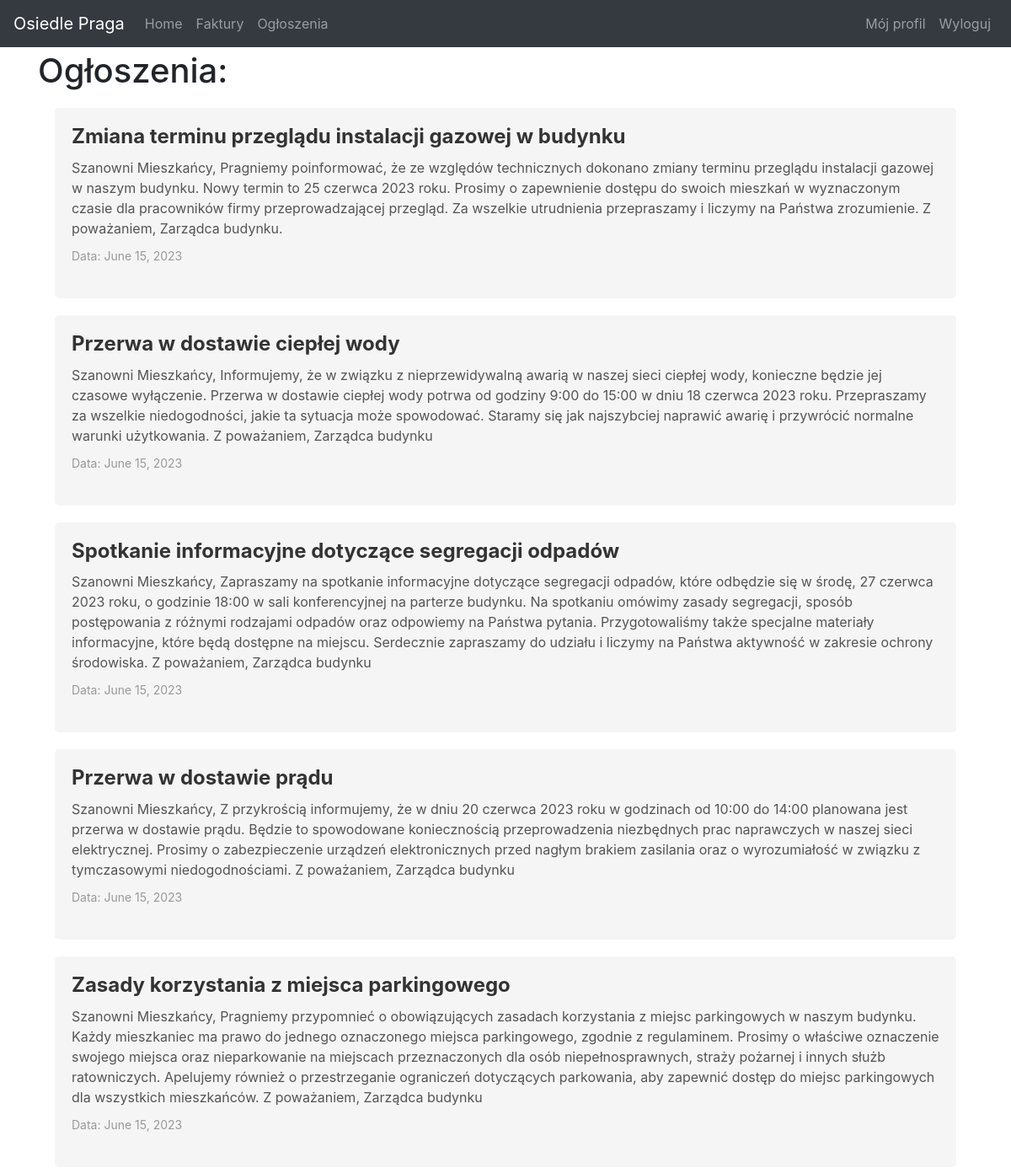
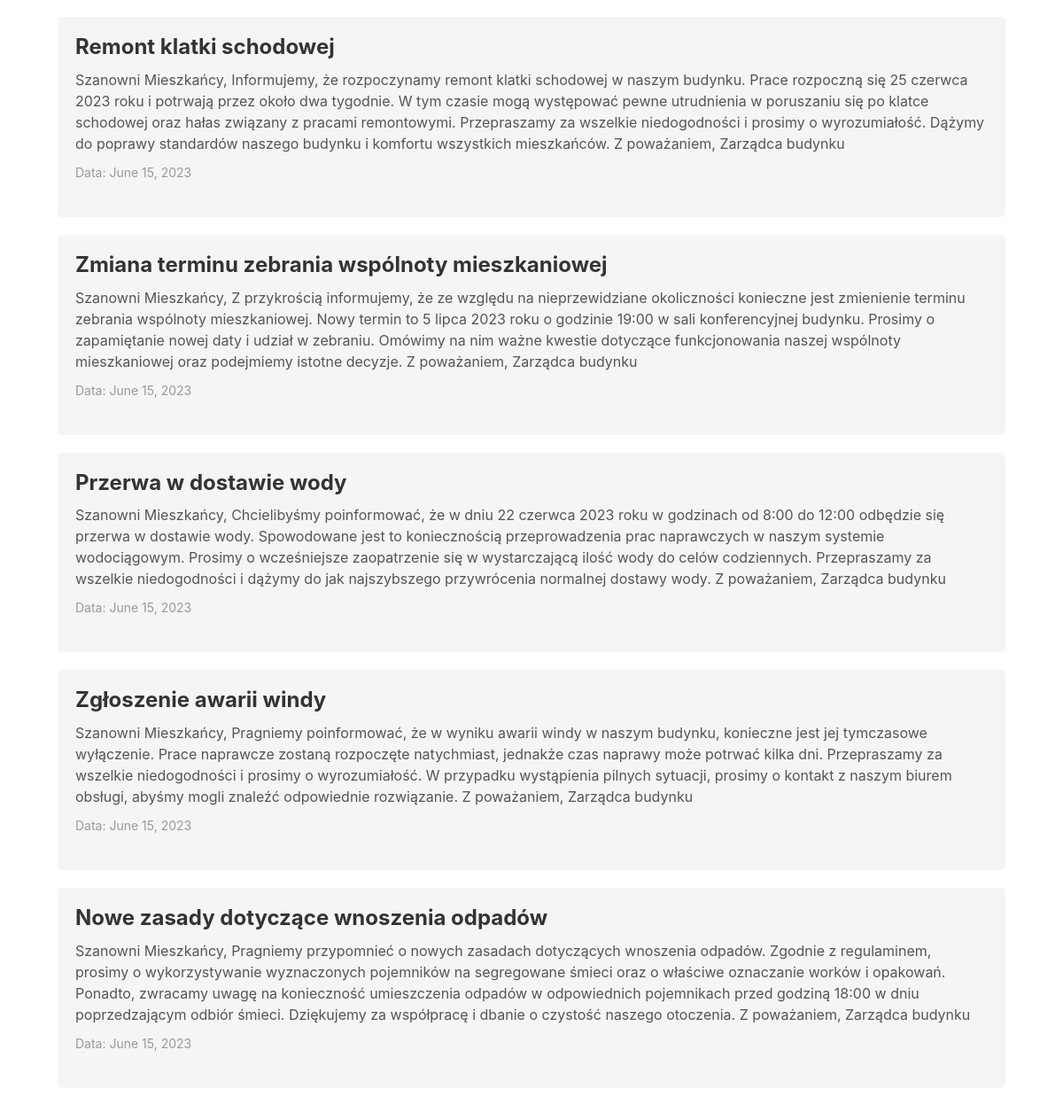
The page /panel/ogloszenia/ on the database its author committed (2 pictures, top to bottom).
### panel/models.py (models this page shows)
class Ogloszenie(models.Model):
    tytul = models.CharField(max_length=255)
    tresc = models.TextField()
    data = models.DateField(auto_now_add=True)

### panel/views.py (the view)
# urls.py: path('ogloszenia/', views.ogloszenia, name='ogloszenia'),
def ogloszenia(request):
    ogloszenia = Ogloszenie.objects.all()
    context = {
        'ogloszenia': ogloszenia
    }
    if request.user.is_superuser:
        return render(request, 'admin/ogłoszenia.html', context)
    else:
        return render(request, 'user/ogloszenia.html', context)

### panel/templates/user/ogloszenia.html (shortened to what this page needs)
{% extends "user/master.html" %}
{% block content %}
  <h1>Ogłoszenia:</h1>
{% if ogloszenia %}
  <ul class="ogloszenia-list">
    {% for ogloszenie in ogloszenia %}
    <div class = "content-container">
      <li class="ogloszenie-item">
        <h2 class="ogloszenie-title">{{ ogloszenie.tytul }}</h2>
        <p class="ogloszenie-content">{{ ogloszenie.tresc }}</p>
        <p class="ogloszenie-date">Data: {{ ogloszenie.data }}</p>
      </li>
    </div>
    {% endfor %}
  </ul>
{% else %}
  <p>Brak dostępnych ogłoszeń</p>
{% endif %}
{% endblock %}

### panel/templates/user/master.html (shortened to what this page needs)
<!DOCTYPE html>
<html>
<head>
    <link rel="stylesheet" href="https://maxcdn.bootstrapcdn.com/bootstrap/4.0.0/css/bootstrap.min.css">
</head>
<body>
    <nav class="navbar navbar-expand-md navbar-dark bg-dark fixed-top">
        <a class="navbar-brand" href="#">Osiedle Praga</a>
        <div class="collapse navbar-collapse" id="navbarCollapse">
            <ul class="navbar-nav mr-auto">
                <li class="nav-item">
                    <a class="nav-link" href="{% url 'panel' %}">Home</a>
                </li>
                <li class="nav-item">
                    <a class="nav-link" href="{% url 'faktury' %}">Faktury</a>
                </li>
                <li class="nav-item">
                    <a class="nav-link" href="{% url 'ogloszenia' %}">Ogłoszenia</a>
                </li>
        </ul>
        <ul class="navbar-nav ml-auto">
            <li class="nav-item">
                <a class="nav-link" href="{% url 'szczegoly_uzytkownika' user.id %}">Mój profil</a>
            </li>
            <li class="nav-item">
                <a class="nav-link" href="{% url 'login' %}">Wyloguj</a>
            </li>
        </ul>
        </div>
    </nav>
    <main role="main" class="container">
        {% block content %}
        {% endblock %}
    </main>
</body>
</html>

### panel/templates/user/master.html (style rules this page uses)
body { padding-top: 60px; padding-bottom: 40px; }
.ogloszenia-list { list-style: none; padding: 0; }
.ogloszenie-item { margin-bottom: 20px; }
.ogloszenie-title { font-size: 24px; font-weight: bold; margin: 0 0 10px; }
.ogloszenie-content { font-size: 16px; color: #555; margin: 0; }
.ogloszenie-date { font-size: 14px; color: #999; margin: 0; }
.content-container { margin: 20px; padding: 20px; background-color: #f5f5f5; border-radius: 5px; }
.content-container h2 { font-size: 24px; color: #333; margin-bottom: 10px; }
.content-container p { margin-bottom: 10px; line-height: 1.5; }

### rows shown on the page
Ogloszenie: tytul "Zmiana terminu przeglądu instalacji gazowej w budynku", tresc "Szanowni Mieszkańcy, Pragniemy poinformować, że ze względów technicznych dokonano zmiany terminu przeglądu instalacji gazowej w naszym budynku. Nowy termin to 25 czerwca 2023 roku. Prosimy o zapewnienie dostępu do swoich mieszkań w wyznaczonym czasie dla pracowników firmy przeprowadzającej przegląd. Za wszelkie utrudnienia przepraszamy i liczymy na Państwa zrozumienie. Z poważaniem, Zarządca budynku.", data "June 15, 2023"
Ogloszenie: tytul "Przerwa w dostawie ciepłej wody", tresc "Szanowni Mieszkańcy, Informujemy, że w związku z nieprzewidywalną awarią w naszej sieci ciepłej wody, konieczne będzie jej czasowe wyłączenie. Przerwa w dostawie ciepłej wody potrwa od godziny 9:00 do 15:00 w dniu 18 czerwca 2023 roku. Przepraszamy za wszelkie niedogodności, jakie ta sytuacja może spowodować. Staramy się jak najszybciej naprawić awarię i przywrócić normalne warunki użytkowania. Z poważaniem, Zarządca budynku", data "June 15, 2023"
Ogloszenie: tytul "Spotkanie informacyjne dotyczące segregacji odpadów", tresc "Szanowni Mieszkańcy, Zapraszamy na spotkanie informacyjne dotyczące segregacji odpadów, które odbędzie się w środę, 27 czerwca 2023 roku, o godzinie 18:00 w sali konferencyjnej na parterze budynku. Na spotkaniu omówimy zasady segregacji, sposób postępowania z różnymi rodzajami odpadów oraz odpowiemy na Państwa pytania. Przygotowaliśmy także specjalne materiały informacyjne, które będą dostępne na miejscu. Serdecznie zapraszamy do udziału i liczymy na Państwa aktywność w zakresie ochrony środowiska. Z poważaniem, Zarządca budynku", data "June 15, 2023"
Ogloszenie: tytul "Przerwa w dostawie prądu", tresc "Szanowni Mieszkańcy, Z przykrością informujemy, że w dniu 20 czerwca 2023 roku w godzinach od 10:00 do 14:00 planowana jest przerwa w dostawie prądu. Będzie to spowodowane koniecznością przeprowadzenia niezbędnych prac naprawczych w naszej sieci elektrycznej. Prosimy o zabezpieczenie urządzeń elektronicznych przed nagłym brakiem zasilania oraz o wyrozumiałość w związku z tymczasowymi niedogodnościami. Z poważaniem, Zarządca budynku", data "June 15, 2023"
Ogloszenie: tytul "Zasady korzystania z miejsca parkingowego", tresc "Szanowni Mieszkańcy, Pragniemy przypomnieć o obowiązujących zasadach korzystania z miejsc parkingowych w naszym budynku. Każdy mieszkaniec ma prawo do jednego oznaczonego miejsca parkingowego, zgodnie z regulaminem. Prosimy o właściwe oznaczenie swojego miejsca oraz nieparkowanie na miejscach przeznaczonych dla osób niepełnosprawnych, straży pożarnej i innych służb ratowniczych. Apelujemy również o przestrzeganie ograniczeń dotyczących parkowania, aby zapewnić dostęp do miejsc parkingowych dla wszystkich mieszkańców. Z poważaniem, Zarządca budynku", data "June 15, 2023"
Ogloszenie: tytul "Remont klatki schodowej", tresc "Szanowni Mieszkańcy, Informujemy, że rozpoczynamy remont klatki schodowej w naszym budynku. Prace rozpoczną się 25 czerwca 2023 roku i potrwają przez około dwa tygodnie. W tym czasie mogą występować pewne utrudnienia w poruszaniu się po klatce schodowej oraz hałas związany z pracami remontowymi. Przepraszamy za wszelkie niedogodności i prosimy o wyrozumiałość. Dążymy do poprawy standardów naszego budynku i komfortu wszystkich mieszkańców. Z poważaniem, Zarządca budynku", data "June 15, 2023"
Ogloszenie: tytul "Zmiana terminu zebrania wspólnoty mieszkaniowej", tresc "Szanowni Mieszkańcy, Z przykrością informujemy, że ze względu na nieprzewidziane okoliczności konieczne jest zmienienie terminu zebrania wspólnoty mieszkaniowej. Nowy termin to 5 lipca 2023 roku o godzinie 19:00 w sali konferencyjnej budynku. Prosimy o zapamiętanie nowej daty i udział w zebraniu. Omówimy na nim ważne kwestie dotyczące funkcjonowania naszej wspólnoty mieszkaniowej oraz podejmiemy istotne decyzje. Z poważaniem, Zarządca budynku", data "June 15, 2023"
Ogloszenie: tytul "Przerwa w dostawie wody", tresc "Szanowni Mieszkańcy, Chcielibyśmy poinformować, że w dniu 22 czerwca 2023 roku w godzinach od 8:00 do 12:00 odbędzie się przerwa w dostawie wody. Spowodowane jest to koniecznością przeprowadzenia prac naprawczych w naszym systemie wodociągowym. Prosimy o wcześniejsze zaopatrzenie się w wystarczającą ilość wody do celów codziennych. Przepraszamy za wszelkie niedogodności i dążymy do jak najszybszego przywrócenia normalnej dostawy wody. Z poważaniem, Zarządca budynku", data "June 15, 2023"
Ogloszenie: tytul "Zgłoszenie awarii windy", tresc "Szanowni Mieszkańcy, Pragniemy poinformować, że w wyniku awarii windy w naszym budynku, konieczne jest jej tymczasowe wyłączenie. Prace naprawcze zostaną rozpoczęte natychmiast, jednakże czas naprawy może potrwać kilka dni. Przepraszamy za wszelkie niedogodności i prosimy o wyrozumiałość. W przypadku wystąpienia pilnych sytuacji, prosimy o kontakt z naszym biurem obsługi, abyśmy mogli znaleźć odpowiednie rozwiązanie. Z poważaniem, Zarządca budynku", data "June 15, 2023"
Ogloszenie: tytul "Nowe zasady dotyczące wnoszenia odpadów", tresc "Szanowni Mieszkańcy, Pragniemy przypomnieć o nowych zasadach dotyczących wnoszenia odpadów. Zgodnie z regulaminem, prosimy o wykorzystywanie wyznaczonych pojemników na segregowane śmieci oraz o właściwe oznaczanie worków i opakowań. Ponadto, zwracamy uwagę na konieczność umieszczenia odpadów w odpowiednich pojemnikach przed godziną 18:00 w dniu poprzedzającym odbiór śmieci. Dziękujemy za współpracę i dbanie o czystość naszego otoczenia. Z poważaniem, Zarządca budynku", data "June 15, 2023"
